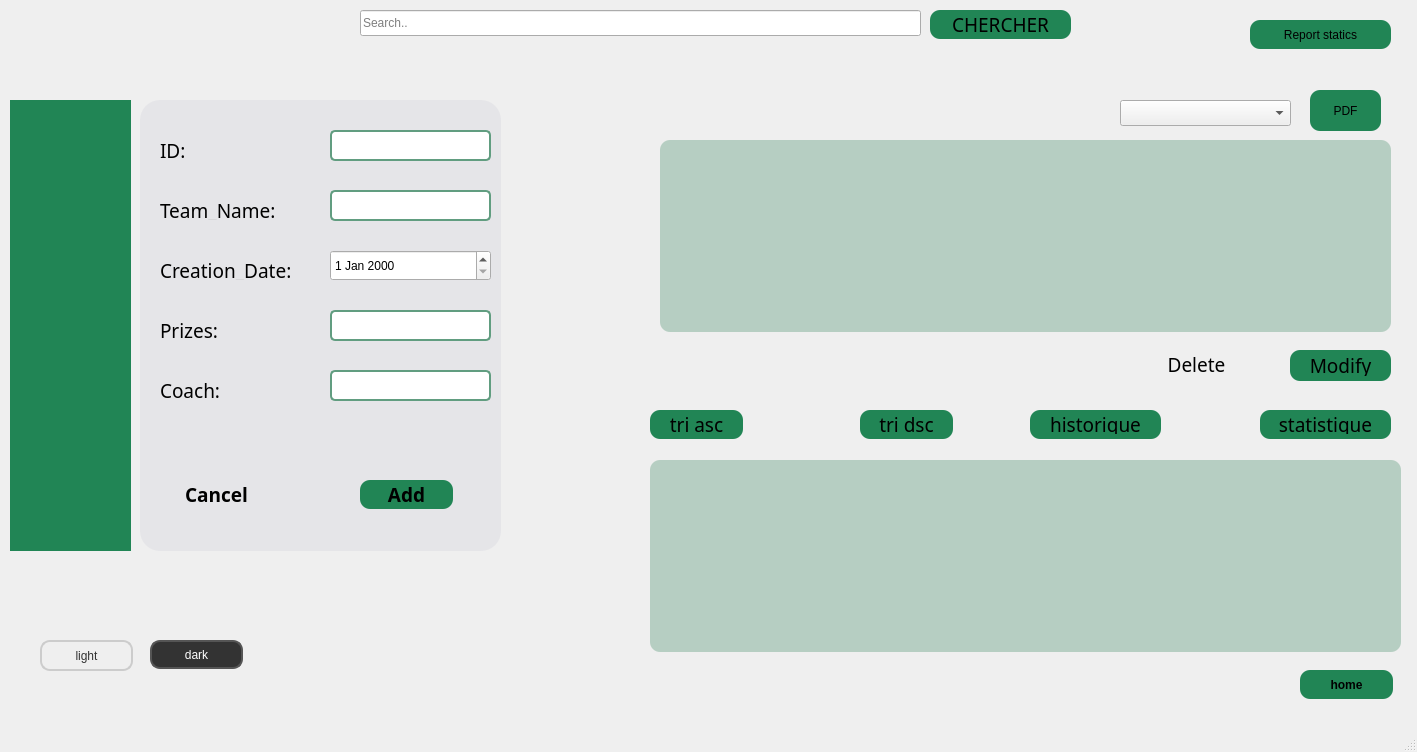
<?xml version="1.0" encoding="UTF-8"?>
<ui version="4.0">
 <class>MainWindowEquipe</class>
 <widget class="QMainWindow" name="MainWindowEquipe">
  <property name="geometry">
   <rect>
    <x>0</x>
    <y>0</y>
    <width>1417</width>
    <height>752</height>
   </rect>
  </property>
  <property name="windowTitle">
   <string>MainWindow</string>
  </property>
  <widget class="QWidget" name="centralwidget">
   <widget class="QLabel" name="label">
    <property name="geometry">
     <rect>
      <x>-90</x>
      <y>0</y>
      <width>1511</width>
      <height>731</height>
     </rect>
    </property>
    <property name="styleSheet">
     <string notr="true">#label{
background-image:url(:/img/img/bg.jpg);
}</string>
    </property>
    <property name="text">
     <string/>
    </property>
    <property name="pixmap">
     <pixmap>:/img/0059fdc0-f636-4fbb-a241-8234ae243df9.jpg</pixmap>
    </property>
    <property name="scaledContents">
     <bool>true</bool>
    </property>
   </widget>
   <widget class="QLabel" name="label_2">
    <property name="geometry">
     <rect>
      <x>-10</x>
      <y>0</y>
      <width>181</width>
      <height>101</height>
     </rect>
    </property>
    <property name="text">
     <string/>
    </property>
    <property name="pixmap">
     <pixmap resource="resource.qrc">:/img/img/logo_yedkom-removebg.png</pixmap>
    </property>
    <property name="scaledContents">
     <bool>true</bool>
    </property>
   </widget>
   <widget class="QWidget" name="menu" native="true">
    <property name="geometry">
     <rect>
      <x>10</x>
      <y>100</y>
      <width>121</width>
      <height>451</height>
     </rect>
    </property>
    <property name="styleSheet">
     <string notr="true">#menu {
background-color: #218555;}</string>
    </property>
    <widget class="QPushButton" name="btn_supporteur_khaled">
     <property name="geometry">
      <rect>
       <x>10</x>
       <y>10</y>
       <width>93</width>
       <height>61</height>
      </rect>
     </property>
     <property name="styleSheet">
      <string notr="true">#btn_supporteur_khaled {
    border: none;
    qproperty-icon: url(:/img/img/2.png);
    qproperty-iconSize: 64px 64px; /* Ajuste la taille selon ton bouton */
}
</string>
     </property>
     <property name="text">
      <string/>
     </property>
    </widget>
    <widget class="QPushButton" name="btn_joueur_khaled">
     <property name="geometry">
      <rect>
       <x>10</x>
       <y>80</y>
       <width>93</width>
       <height>61</height>
      </rect>
     </property>
     <property name="styleSheet">
      <string notr="true">#btn_joueur_khaled {
    border: none;
    qproperty-icon:url(:/img/img/joueur-de-football.png);
    qproperty-iconSize: 64px 64px; /* Ajuste la taille selon ton bouton */
}
</string>
     </property>
     <property name="text">
      <string/>
     </property>
    </widget>
    <widget class="QPushButton" name="btn_arbitre_khaled">
     <property name="geometry">
      <rect>
       <x>10</x>
       <y>150</y>
       <width>93</width>
       <height>71</height>
      </rect>
     </property>
     <property name="styleSheet">
      <string notr="true">#btn_arbitre_khaled
 {
    border: none;
    qproperty-icon:url(:/img/img/carte-jaune.png);
    qproperty-iconSize: 64px 64px; /* Ajuste la taille selon ton bouton */
}
</string>
     </property>
     <property name="text">
      <string/>
     </property>
    </widget>
    <widget class="QPushButton" name="btn_equipe_khaled">
     <property name="geometry">
      <rect>
       <x>10</x>
       <y>230</y>
       <width>93</width>
       <height>61</height>
      </rect>
     </property>
     <property name="styleSheet">
      <string notr="true">#btn_equipe_khaled {
    border: none;
    qproperty-icon: url(:/img/img/4.png);
    qproperty-iconSize: 64px 64px; /* Ajuste la taille selon ton bouton */
}
</string>
     </property>
     <property name="text">
      <string/>
     </property>
    </widget>
    <widget class="QPushButton" name="btn_match_khaled">
     <property name="geometry">
      <rect>
       <x>10</x>
       <y>300</y>
       <width>93</width>
       <height>71</height>
      </rect>
     </property>
     <property name="styleSheet">
      <string notr="true">#btn_match_khaled
 {
    border: none;
    qproperty-icon:url(:/img/img/3.png);
    qproperty-iconSize: 64px 64px; /* Ajuste la taille selon ton bouton */
}
</string>
     </property>
     <property name="text">
      <string/>
     </property>
    </widget>
    <widget class="QPushButton" name="btn_billet_khaled">
     <property name="geometry">
      <rect>
       <x>10</x>
       <y>380</y>
       <width>93</width>
       <height>61</height>
      </rect>
     </property>
     <property name="styleSheet">
      <string notr="true">#btn_billet_khaled {
    border: none;
    qproperty-icon:url(:/img/img/billet.png);
    qproperty-iconSize: 64px 64px; /* Ajuste la taille selon ton bouton */
}
</string>
     </property>
     <property name="text">
      <string/>
     </property>
    </widget>
   </widget>
   <widget class="QWidget" name="form" native="true">
    <property name="geometry">
     <rect>
      <x>140</x>
      <y>100</y>
      <width>361</width>
      <height>451</height>
     </rect>
    </property>
    <property name="styleSheet">
     <string notr="true">#form
{
    background-color: rgba(214, 215, 222, 0.4);
    border-radius: 20px;

}</string>
    </property>
    <widget class="QLabel" name="id">
     <property name="geometry">
      <rect>
       <x>20</x>
       <y>40</y>
       <width>63</width>
       <height>20</height>
      </rect>
     </property>
     <property name="font">
      <font>
       <family>Sylfaen</family>
       <pointsize>14</pointsize>
       <bold>false</bold>
      </font>
     </property>
     <property name="text">
      <string>ID:</string>
     </property>
    </widget>
    <widget class="QLabel" name="team_name">
     <property name="geometry">
      <rect>
       <x>20</x>
       <y>100</y>
       <width>141</width>
       <height>20</height>
      </rect>
     </property>
     <property name="font">
      <font>
       <family>Sylfaen</family>
       <pointsize>14</pointsize>
       <bold>false</bold>
      </font>
     </property>
     <property name="text">
      <string>Team_Name:</string>
     </property>
    </widget>
    <widget class="QLabel" name="creation_date">
     <property name="geometry">
      <rect>
       <x>20</x>
       <y>160</y>
       <width>161</width>
       <height>20</height>
      </rect>
     </property>
     <property name="font">
      <font>
       <family>Sylfaen</family>
       <pointsize>14</pointsize>
       <bold>false</bold>
      </font>
     </property>
     <property name="text">
      <string>Creation_Date:</string>
     </property>
    </widget>
    <widget class="QLabel" name="prizes">
     <property name="geometry">
      <rect>
       <x>20</x>
       <y>220</y>
       <width>63</width>
       <height>20</height>
      </rect>
     </property>
     <property name="font">
      <font>
       <family>Sylfaen</family>
       <pointsize>14</pointsize>
       <bold>false</bold>
      </font>
     </property>
     <property name="text">
      <string>Prizes:</string>
     </property>
    </widget>
    <widget class="QLineEdit" name="idEdit">
     <property name="geometry">
      <rect>
       <x>190</x>
       <y>30</y>
       <width>161</width>
       <height>31</height>
      </rect>
     </property>
     <property name="styleSheet">
      <string notr="true">QLineEdit {
    background-color: white;  /* White background */
    color: black;             /* Black text */
    border: 2px solid #619D80; /* Green border */
    border-radius: 5px;       /* Slightly rounded edges */
    padding: 5px;             /* Spacing inside */
}</string>
     </property>
    </widget>
    <widget class="QLineEdit" name="team_nameEdit">
     <property name="geometry">
      <rect>
       <x>190</x>
       <y>90</y>
       <width>161</width>
       <height>31</height>
      </rect>
     </property>
     <property name="styleSheet">
      <string notr="true">QLineEdit {
    background-color: white;  /* White background */
    color: black;             /* Black text */
    border: 2px solid #619D80; /* Green border */
    border-radius: 5px;       /* Slightly rounded edges */
    padding: 5px;             /* Spacing inside */
}</string>
     </property>
    </widget>
    <widget class="QLineEdit" name="prizesEdit">
     <property name="geometry">
      <rect>
       <x>190</x>
       <y>210</y>
       <width>161</width>
       <height>31</height>
      </rect>
     </property>
     <property name="styleSheet">
      <string notr="true">QLineEdit {
    background-color: white;  /* White background */
    color: black;             /* Black text */
    border: 2px solid #619D80; /* Green border */
    border-radius: 5px;       /* Slightly rounded edges */
    padding: 5px;             /* Spacing inside */
}</string>
     </property>
    </widget>
    <widget class="QPushButton" name="add">
     <property name="geometry">
      <rect>
       <x>220</x>
       <y>380</y>
       <width>93</width>
       <height>29</height>
      </rect>
     </property>
     <property name="font">
      <font>
       <family>Sylfaen</family>
       <pointsize>14</pointsize>
       <bold>true</bold>
      </font>
     </property>
     <property name="styleSheet">
      <string notr="true">#add{
	color: rgb(0, 0, 0);
	border-radius: 10px;
	padding: 5px;
	background:#218555;
}</string>
     </property>
     <property name="text">
      <string>Add</string>
     </property>
    </widget>
    <widget class="QPushButton" name="cancel">
     <property name="geometry">
      <rect>
       <x>30</x>
       <y>380</y>
       <width>93</width>
       <height>29</height>
      </rect>
     </property>
     <property name="font">
      <font>
       <family>Sylfaen</family>
       <pointsize>14</pointsize>
       <bold>true</bold>
      </font>
     </property>
     <property name="styleSheet">
      <string notr="true">#cancel{
	color: rgb(0, 0, 0);
	border-radius:10px;
background:transparent;
}</string>
     </property>
     <property name="text">
      <string>Cancel</string>
     </property>
    </widget>
    <widget class="QDateEdit" name="dateEdit">
     <property name="geometry">
      <rect>
       <x>190</x>
       <y>150</y>
       <width>161</width>
       <height>31</height>
      </rect>
     </property>
    </widget>
    <widget class="QLineEdit" name="coachEdit">
     <property name="geometry">
      <rect>
       <x>190</x>
       <y>270</y>
       <width>161</width>
       <height>31</height>
      </rect>
     </property>
     <property name="styleSheet">
      <string notr="true">QLineEdit {
    background-color: white;  /* White background */
    color: black;             /* Black text */
    border: 2px solid #619D80; /* Green border */
    border-radius: 5px;       /* Slightly rounded edges */
    padding: 5px;             /* Spacing inside */
}</string>
     </property>
    </widget>
    <widget class="QLabel" name="coach">
     <property name="geometry">
      <rect>
       <x>20</x>
       <y>280</y>
       <width>81</width>
       <height>20</height>
      </rect>
     </property>
     <property name="font">
      <font>
       <family>Sylfaen</family>
       <pointsize>14</pointsize>
       <bold>false</bold>
      </font>
     </property>
     <property name="text">
      <string>Coach:</string>
     </property>
    </widget>
   </widget>
   <widget class="QPushButton" name="modify">
    <property name="geometry">
     <rect>
      <x>1290</x>
      <y>350</y>
      <width>101</width>
      <height>31</height>
     </rect>
    </property>
    <property name="font">
     <font>
      <family>Sylfaen</family>
      <pointsize>14</pointsize>
      <bold>false</bold>
     </font>
    </property>
    <property name="styleSheet">
     <string notr="true">#modify{
	color: rgb(0, 0, 0);
	border-radius: 10px;
	padding: 5px;
	background:#218555;
}</string>
    </property>
    <property name="text">
     <string>Modify</string>
    </property>
   </widget>
   <widget class="QPushButton" name="delete_2">
    <property name="geometry">
     <rect>
      <x>1150</x>
      <y>350</y>
      <width>93</width>
      <height>29</height>
     </rect>
    </property>
    <property name="font">
     <font>
      <family>Sylfaen</family>
      <pointsize>14</pointsize>
      <bold>false</bold>
     </font>
    </property>
    <property name="styleSheet">
     <string notr="true">#delete_2{
	color: rgb(0, 0, 0);
	border-radius:10px;
background:transparent;}</string>
    </property>
    <property name="text">
     <string>Delete</string>
    </property>
   </widget>
   <widget class="QComboBox" name="comboBox">
    <property name="geometry">
     <rect>
      <x>1120</x>
      <y>100</y>
      <width>171</width>
      <height>26</height>
     </rect>
    </property>
    <property name="placeholderText">
     <string>Filtre..</string>
    </property>
   </widget>
   <widget class="QLineEdit" name="lineEdit_nomEquipe">
    <property name="geometry">
     <rect>
      <x>360</x>
      <y>10</y>
      <width>561</width>
      <height>26</height>
     </rect>
    </property>
    <property name="styleSheet">
     <string notr="true">#search{
border-radius:10px;
padding:5px;
background:white;
}
search{
    background-color: white;  /* White background */
    color: black;             /* Black text */
    border: 2px solid #619D80; /* Green border */
   border: 2px solid #619D80; /* Green border */
    padding: 5px;             /* Spacing inside */
}</string>
    </property>
    <property name="placeholderText">
     <string>Search..</string>
    </property>
   </widget>
   <widget class="QTableView" name="tableView">
    <property name="geometry">
     <rect>
      <x>660</x>
      <y>140</y>
      <width>731</width>
      <height>192</height>
     </rect>
    </property>
    <property name="styleSheet">
     <string notr="true">#tableView{
   background-color: rgba(97, 157, 128, 0.4); /* Adjusted RGBA version of #619D80 */
   border-radius: 10px;
   padding:5px;

}</string>
    </property>
   </widget>
   <widget class="QPushButton" name="stat">
    <property name="geometry">
     <rect>
      <x>1250</x>
      <y>20</y>
      <width>141</width>
      <height>29</height>
     </rect>
    </property>
    <property name="styleSheet">
     <string notr="true">#stat{
	color: rgb(0, 0, 0);
	border-radius: 10px;
	padding: 5px;
	background:#218555;
}</string>
    </property>
    <property name="text">
     <string>Report statics</string>
    </property>
   </widget>
   <widget class="QPushButton" name="pushButton_chercher">
    <property name="geometry">
     <rect>
      <x>930</x>
      <y>10</y>
      <width>141</width>
      <height>29</height>
     </rect>
    </property>
    <property name="font">
     <font>
      <family>Sylfaen</family>
      <pointsize>14</pointsize>
      <bold>false</bold>
     </font>
    </property>
    <property name="styleSheet">
     <string notr="true">

	border-radius: 10px;
	padding: 5px;
	background-color: #218555;</string>
    </property>
    <property name="text">
     <string>CHERCHER</string>
    </property>
   </widget>
   <widget class="QPushButton" name="pushButton_trier_asc">
    <property name="geometry">
     <rect>
      <x>650</x>
      <y>410</y>
      <width>93</width>
      <height>29</height>
     </rect>
    </property>
    <property name="font">
     <font>
      <family>Sylfaen</family>
      <pointsize>14</pointsize>
      <bold>false</bold>
     </font>
    </property>
    <property name="styleSheet">
     <string notr="true">
	color: rgb(0, 0, 0);
	border-radius: 10px;
	padding: 5px;
	background:#218555;</string>
    </property>
    <property name="text">
     <string>tri asc</string>
    </property>
   </widget>
   <widget class="QPushButton" name="pushButton_trier_desc">
    <property name="geometry">
     <rect>
      <x>860</x>
      <y>410</y>
      <width>93</width>
      <height>29</height>
     </rect>
    </property>
    <property name="font">
     <font>
      <family>Sylfaen</family>
      <pointsize>14</pointsize>
      <bold>false</bold>
     </font>
    </property>
    <property name="styleSheet">
     <string notr="true">
	color: rgb(0, 0, 0);
	border-radius: 10px;
	padding: 5px;
	background:#218555;</string>
    </property>
    <property name="text">
     <string>tri dsc</string>
    </property>
   </widget>
   <widget class="QPushButton" name="pushButton_exportPDF">
    <property name="geometry">
     <rect>
      <x>1310</x>
      <y>90</y>
      <width>71</width>
      <height>41</height>
     </rect>
    </property>
    <property name="styleSheet">
     <string notr="true">
	color: rgb(0, 0, 0);
	border-radius: 10px;
	padding: 5px;
	background:#218555;</string>
    </property>
    <property name="text">
     <string>PDF</string>
    </property>
    <property name="icon">
     <iconset>
      <normaloff>:/img/462570095_921252616280712_7517074504935030371_n.png</normaloff>:/img/462570095_921252616280712_7517074504935030371_n.png</iconset>
    </property>
   </widget>
   <widget class="QPushButton" name="btn_statistiques">
    <property name="geometry">
     <rect>
      <x>1260</x>
      <y>410</y>
      <width>131</width>
      <height>29</height>
     </rect>
    </property>
    <property name="font">
     <font>
      <family>Sylfaen</family>
      <pointsize>14</pointsize>
      <bold>false</bold>
     </font>
    </property>
    <property name="styleSheet">
     <string notr="true">
	color: rgb(0, 0, 0);
	border-radius: 10px;
	padding: 5px;
	background:#218555;</string>
    </property>
    <property name="text">
     <string>statistique</string>
    </property>
   </widget>
   <widget class="QTableView" name="tableView_2">
    <property name="geometry">
     <rect>
      <x>650</x>
      <y>460</y>
      <width>751</width>
      <height>192</height>
     </rect>
    </property>
    <property name="styleSheet">
     <string notr="true">background-color: rgba(97, 157, 128, 0.4); /* Adjusted RGBA version of #619D80 */
   border-radius: 10px;
   padding:5px;
</string>
    </property>
   </widget>
   <widget class="QPushButton" name="btn_historique">
    <property name="geometry">
     <rect>
      <x>1030</x>
      <y>410</y>
      <width>131</width>
      <height>29</height>
     </rect>
    </property>
    <property name="font">
     <font>
      <family>Sylfaen</family>
      <pointsize>14</pointsize>
      <bold>false</bold>
     </font>
    </property>
    <property name="styleSheet">
     <string notr="true">
	color: rgb(0, 0, 0);
	border-radius: 10px;
	padding: 5px;
	background:#218555;</string>
    </property>
    <property name="text">
     <string>historique</string>
    </property>
   </widget>
   <widget class="QPushButton" name="dark">
    <property name="geometry">
     <rect>
      <x>150</x>
      <y>640</y>
      <width>93</width>
      <height>29</height>
     </rect>
    </property>
    <property name="styleSheet">
     <string notr="true">#dark {
    background-color: #333; /* Dark gray background */
    color: white; /* White text */
    border: 2px solid #555; /* Slightly lighter border */
   border-radius: 10px; /* Rounded corners */
    padding: 5px 10px; /* Padding for better appearance */
}
#dark:hover {
    background-color: #444; /* Slightly lighter on hover */
    border: 2px solid #777;
}

#dark:pressed {
    background-color: #222; /* Even darker when pressed */
    border: 2px solid #999;
}</string>
    </property>
    <property name="text">
     <string>dark</string>
    </property>
   </widget>
   <widget class="QPushButton" name="light">
    <property name="geometry">
     <rect>
      <x>40</x>
      <y>640</y>
      <width>93</width>
      <height>31</height>
     </rect>
    </property>
    <property name="styleSheet">
     <string notr="true">#light {
    background-color:transparent; 
    color: #333; 
    border: 2px solid #ccc;
    border-radius: 10px;
    padding: 5px 10px; 
}

#light:hover {
    background-color: #e0e0e0;
    border: 2px solid #bbb;
}

#light:pressed {
    background-color: #d0d0d0; 
    border: 2px solid #999;
}</string>
    </property>
    <property name="text">
     <string>light</string>
    </property>
   </widget>
   <widget class="QPushButton" name="home">
    <property name="geometry">
     <rect>
      <x>1300</x>
      <y>670</y>
      <width>93</width>
      <height>29</height>
     </rect>
    </property>
    <property name="font">
     <font>
      <bold>true</bold>
     </font>
    </property>
    <property name="styleSheet">
     <string notr="true">#home
{
	color: rgb(0, 0, 0);
	border-radius: 10px;
	padding: 5px;
	background:#218555;
}</string>
    </property>
    <property name="text">
     <string>home</string>
    </property>
   </widget>
  </widget>
  <widget class="QMenuBar" name="menubar">
   <property name="geometry">
    <rect>
     <x>0</x>
     <y>0</y>
     <width>1417</width>
     <height>26</height>
    </rect>
   </property>
  </widget>
  <widget class="QStatusBar" name="statusbar"/>
 </widget>
 <resources>
  <include location="resource.qrc"/>
 </resources>
 <connections/>
</ui>
